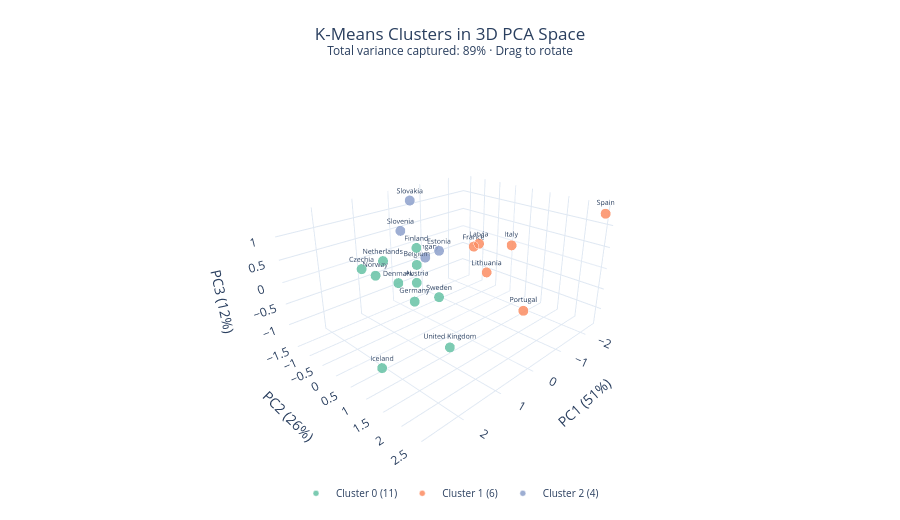

The notebook cell this image was saved under:
### Markdown cell above
### 3D plot for interactive visualization of the clusters

### Code cell
# Fit K-Means with chosen K
# K=3 chosen via silhouette analysis (best trade-off: no singletons, score=0.316)
K = 3
km = KMeans(n_clusters=K, n_init=10, random_state=42)
df["Cluster"] = km.fit_predict(X_scaled)

# ── PCA to 3 dimensions for interactive 3D visualisation ─────
pca = PCA(n_components=3, random_state=42)
coords = pca.fit_transform(X_scaled)
df["PC1"] = coords[:, 0]
df["PC2"] = coords[:, 1]
df["PC3"] = coords[:, 2]

total_var = sum(pca.explained_variance_ratio_[:3])
print(f"PCA explained variance: PC1={pca.explained_variance_ratio_[0]:.1%}, "
      f"PC2={pca.explained_variance_ratio_[1]:.1%}, "
      f"PC3={pca.explained_variance_ratio_[2]:.1%}, "
      f"Total={total_var:.1%}")

# 3D Interactive cluster plot (Plotly)
cluster_colors_pca = ["#66c2a5", "#fc8d62", "#8da0cb"]
fig_pca3d = go.Figure()

for cid in range(K):
    mask = df["Cluster"] == cid
    sub = df[mask]
    fig_pca3d.add_trace(go.Scatter3d(
        x=sub["PC1"], y=sub["PC2"], z=sub["PC3"],
        mode="markers+text",
        text=sub["Country"],
        textposition="top center",
        textfont=dict(size=7),
        marker=dict(size=6, color=cluster_colors_pca[cid], opacity=0.85,
                    line=dict(width=0.5, color="white")),
        name=f"Cluster {cid} ({mask.sum()})",
        hovertemplate="<b>%{text}</b><br>PC1=%{x:.2f}<br>PC2=%{y:.2f}<br>PC3=%{z:.2f}<extra></extra>",
    ))

fig_pca3d.update_layout(
    title=dict(
        text="K-Means Clusters in 3D PCA Space<br>"
             f"<sup>Total variance captured: {total_var:.0%} · Drag to rotate</sup>",
        x=0.5,
    ),
    scene=dict(
        xaxis_title=f"PC1 ({pca.explained_variance_ratio_[0]:.0%})",
        yaxis_title=f"PC2 ({pca.explained_variance_ratio_[1]:.0%})",
        zaxis_title=f"PC3 ({pca.explained_variance_ratio_[2]:.0%})",
        camera=dict(eye=dict(x=1.6, y=1.6, z=1.0)),
    ),
    height=520,
    template="plotly_white",
    margin=dict(t=80, b=30, l=20, r=20),
    legend=dict(orientation="h", x=0.5, xanchor="center", y=-0.02,
                font=dict(size=10)),
)

fig_pca3d.write_html("./docs/visualizations/pca_clusters_3d.html",
                     include_plotlyjs="cdn", config={"responsive": True})
fig_pca3d.show()

### Figure 1 — Plotly figure (JSON) as saved in the notebook; plotly's stock layout.template omitted (floating-point values rounded to 4 significant figures)
{"data": [{"hovertemplate": "<b>%{text}</b><br>PC1=%{x:.2f}<br>PC2=%{y:.2f}<br>PC3=%{z:.2f}<extra></extra>", "marker": {"color": "#66c2a5", "line": {"color": "white", "width": 0.5}, "opacity": 0.85, "size": 6}, "mode": "markers+text", "name": "Cluster 0 (11)", "text": ["Austria", "Belgium", "Czechia", "Denmark", "Finland", "Germany", "Iceland", "Netherlands", "Norway", "Sweden", "United Kingdom"], "textfont": {"size": 7}, "textposition": "top center", "type": "scatter3d", "x": [0.5971, 0.86, 1.334, 1.426, 1.179, 0.4444, 2.694, 1.049, 1.392, 1.071, 0.6411], "y": [-0.1304, 0.1955, -1.108, 0.2822, 0.5718, -0.4027, 1.329, -0.6947, -0.5185, 1.068, 0.9346], "z": [-0.2011, 0.3923, 0.04951, 0.195, 0.947, -0.8138, -0.669, 0.2766, 0.09456, 0.03775, -1.352]}, {"hovertemplate": "<b>%{text}</b><br>PC1=%{x:.2f}<br>PC2=%{y:.2f}<br>PC3=%{z:.2f}<extra></extra>", "marker": {"color": "#fc8d62", "line": {"color": "white", "width": 0.5}, "opacity": 0.85, "size": 6}, "mode": "markers+text", "name": "Cluster 1 (6)", "text": ["France", "Italy", "Latvia", "Lithuania", "Portugal", "Spain"], "textfont": {"size": 7}, "textposition": "top center", "type": "scatter3d", "x": [-0.855, -2.09, -2.236, -2.023, -1.277, -2.426], "y": [0.2063, 0.3445, -0.8491, -0.3696, 1.399, 2.502], "z": [0.3452, 0.08982, -0.2092, -0.8326, -1.021, 1.271]}, {"hovertemplate": "<b>%{text}</b><br>PC1=%{x:.2f}<br>PC2=%{y:.2f}<br>PC3=%{z:.2f}<extra></extra>", "marker": {"color": "#8da0cb", "line": {"color": "white", "width": 0.5}, "opacity": 0.85, "size": 6}, "mode": "markers+text", "name": "Cluster 2 (4)", "text": ["Estonia", "Hungary", "Slovakia", "Slovenia"], "textfont": {"size": 7}, "textposition": "top center", "type": "scatter3d", "x": [-1.13, -1.01, -0.01462, 0.3758], "y": [-1.233, -1.635, -0.9988, -0.8931], "z": [-0.2193, -0.485, 1.351, 0.7527]}], "layout": {"height": 520, "legend": {"font": {"size": 10}, "orientation": "h", "x": 0.5, "xanchor": "center", "y": -0.02}, "margin": {"b": 30, "l": 20, "r": 20, "t": 80}, "scene": {"camera": {"eye": {"x": 1.6, "y": 1.6, "z": 1}}, "xaxis": {"title": {"text": "PC1 (51%)"}}, "yaxis": {"title": {"text": "PC2 (26%)"}}, "zaxis": {"title": {"text": "PC3 (12%)"}}}, "title": {"text": "K-Means Clusters in 3D PCA Space<br><sup>Total variance captured: 89% · Drag to rotate</sup>", "x": 0.5}}}
